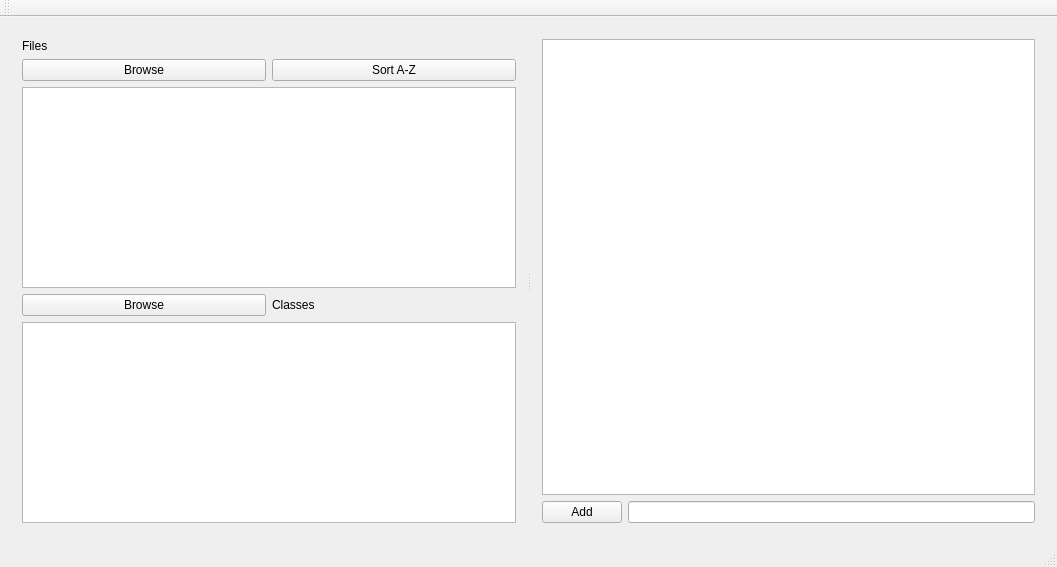
<?xml version="1.0" encoding="UTF-8"?>
<ui version="4.0">
 <class>MainWindow</class>
 <widget class="QMainWindow" name="MainWindow">
  <property name="geometry">
   <rect>
    <x>0</x>
    <y>0</y>
    <width>1057</width>
    <height>567</height>
   </rect>
  </property>
  <property name="windowTitle">
   <string>MainWindow</string>
  </property>
  <widget class="QWidget" name="centralWidget">
   <layout class="QHBoxLayout" name="horizontalLayout_4">
    <item>
     <widget class="QSplitter" name="splitter">
      <property name="orientation">
       <enum>Qt::Horizontal</enum>
      </property>
      <widget class="QWidget" name="">
       <layout class="QVBoxLayout" name="verticalLayout">
        <item>
         <widget class="QLabel" name="label">
          <property name="text">
           <string>Files</string>
          </property>
         </widget>
        </item>
        <item>
         <layout class="QHBoxLayout" name="horizontalLayout">
          <item>
           <widget class="QPushButton" name="FileBtn">
            <property name="text">
             <string>Browse</string>
            </property>
           </widget>
          </item>
          <item>
           <widget class="QPushButton" name="SortAlpha">
            <property name="text">
             <string>Sort A-Z</string>
            </property>
           </widget>
          </item>
         </layout>
        </item>
        <item>
         <widget class="QListWidget" name="FileList"/>
        </item>
        <item>
         <layout class="QHBoxLayout" name="horizontalLayout_2">
          <item>
           <widget class="QPushButton" name="ClassBtn">
            <property name="text">
             <string>Browse</string>
            </property>
           </widget>
          </item>
          <item>
           <widget class="QLabel" name="label_2">
            <property name="text">
             <string>Classes</string>
            </property>
           </widget>
          </item>
         </layout>
        </item>
        <item>
         <widget class="QListWidget" name="ClassList"/>
        </item>
       </layout>
      </widget>
      <widget class="QWidget" name="">
       <layout class="QVBoxLayout" name="verticalLayout_2">
        <item>
         <widget class="QGraphicsView" name="ImgView"/>
        </item>
        <item>
         <layout class="QHBoxLayout" name="horizontalLayout_3">
          <item>
           <widget class="QPushButton" name="DrawBtn">
            <property name="text">
             <string>Add</string>
            </property>
           </widget>
          </item>
          <item>
           <widget class="QLineEdit" name="ClassName"/>
          </item>
         </layout>
        </item>
       </layout>
      </widget>
     </widget>
    </item>
   </layout>
  </widget>
  <widget class="QMenuBar" name="menuBar">
   <property name="geometry">
    <rect>
     <x>0</x>
     <y>0</y>
     <width>1057</width>
     <height>22</height>
    </rect>
   </property>
  </widget>
  <widget class="QToolBar" name="mainToolBar">
   <attribute name="toolBarArea">
    <enum>TopToolBarArea</enum>
   </attribute>
   <attribute name="toolBarBreak">
    <bool>false</bool>
   </attribute>
  </widget>
  <widget class="QStatusBar" name="statusBar"/>
 </widget>
 <layoutdefault spacing="6" margin="11"/>
 <resources/>
 <connections/>
</ui>
